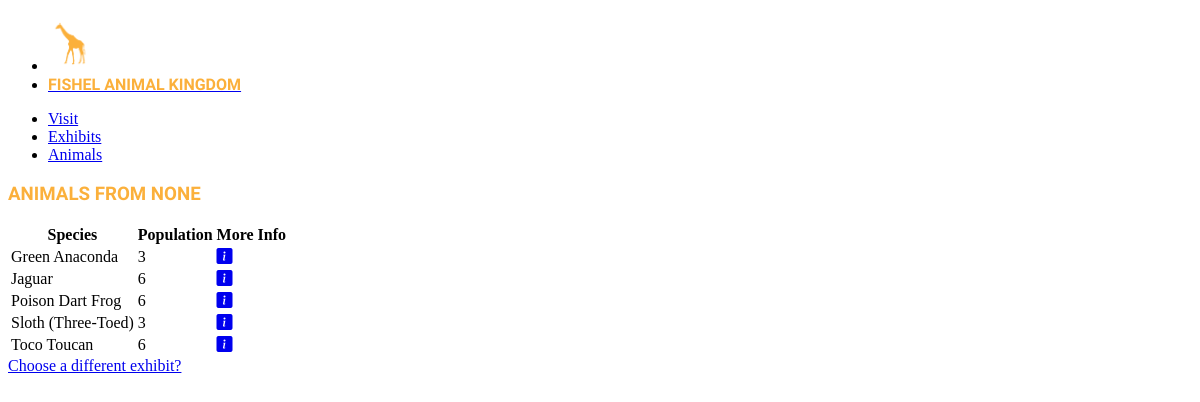
/animals/Tropical Rainforest, run on the app's committed database.
### tables this page shows
CREATE TABLE animals(
    id INTEGER PRIMARY KEY,
    species TEXT NOT NULL,
    diet TEXT,
    habitat TEXT,
    description TEXT,
    population INTEGER,
    exhibit TEXT NOT NULL
);

### app.py (the view)
@app.route("/animals/<exhibit>")
def animals(exhibit):
    animals_list = q.get_animals_by_exhibit(exhibit)
    return render_template("animals.html", animals=animals_list)

### queries.py (called while the page is built)
def get_animals_by_exhibit(exhibit):
    sql = "SELECT * FROM animals WHERE exhibit = ? ORDER BY species"
    results = db.execute(sql, exhibit)
    if len(results) == 0:
        return None
    else:
        return results

### templates/animals.html
{% extends "base.html" %}
{% block content %}
    <h3 class="zoofont">Animals from {{ session.get("exhibit") }}</h3>
{% if not animals %}
    <h4>SORRY, WE ARE EXPECTING ANIMALS IN THIS EXHIBIT SOON</h4>
{% else %}
    <table class="striped">
        <thead>
            <tr>
                <th scope="col">Species</th>
                <th scope="col">Population</th>
                <th scope="col">More Info</th>
            </tr>
        </thead>
        <tbody>
            {% for animal in animals %}
                <tr>
                    <td>{{ animal.species }}</td>
                    <td>{{ animal.population }}</td>
                    <td>
                        <a href="/animals/{{ animal.id }}">
                            <i class="bi bi-info-square-fill"></i>
                        </a>
                    </td>
                </tr>
            {% endfor %}
        </tbody>
    </table>
{% endif %}
<a href="/" role="button">Choose a different exhibit?</a>
{% endblock %}

### templates/base.html (shortened to what this page needs)
<!doctype html>
<html lang="en">
  <head>
    <link rel="stylesheet" href="https://cdn.jsdelivr.net/npm/@picocss/pico@2/css/pico.slate.min.css">
    <link rel="stylesheet" href="https://cdn.jsdelivr.net/npm/bootstrap-icons@1.11.3/font/bootstrap-icons.min.css">
    <link rel="stylesheet" href="/static/style.css">
  </head>
  <body>
    <main class="container">
      <article data-theme="dark">
        <nav>
          <ul>
            <li>
              <a href="/">
                <img src="/static/images/yl_giraffe.png" class="nav-img">
              </a>
            </li>
            <li>
              <a href="/"><strong class="zoofont">Fishel Animal Kingdom</strong></a>
            </li>
          </ul>
          <ul>
            <li><a href="/tickets" class="secondary">Visit</a></li>
            <li><a href="#" class="secondary">Exhibits</a></li>
            <li><a href="/animals" class="secondary">Animals</a></li>
          </ul>
        </nav>
      </article>
      {% block content %}{% endblock %}
    </main>
  </body>
</html>

### static/style.css (style rules this page uses)
:root { --main-clr:#fbb03b; }
.zoofont { font-family: "Big Shoulders", sans-serif; font-optical-sizing: auto; font-weight: 900; font-style: normal; text-transform: uppercase; color: var(--main-clr); }
.nav-img { max-height:45px; margin:5px auto; }

### data on the page
animals: species "Green Anaconda", population "3"
animals: species "Jaguar", population "6"
animals: species "Poison Dart Frog", population "6"
animals: species "Sloth (Three-Toed)", population "3"
animals: species "Toco Toucan", population "6"

### other printed values
{{ session.get("exhibit") }} "NONE"
